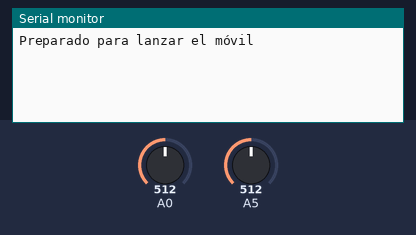
The sketch below on a simulated Arduino Uno, built with avr-gcc and run on an emulated ATmega328P. Shown: the last lines printed to the serial monitor. The inputs (shaded band) are chosen by the test bench; at power-on: A0 = 512, A5 = 512.

Above: at 1.2 s.
1.3 s: A0 set to 716
At 2.5 s:
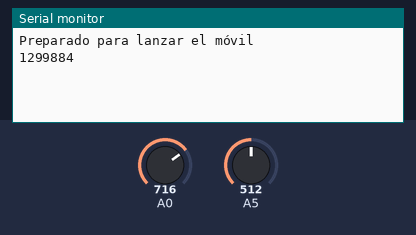
2.8 s: A5 set to 716
At 3.8 s:
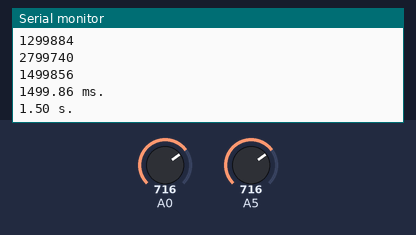

The sketch:

Lectura_sensor_IR_2_sensores_LAPSUS.ino
```cpp
long tiempo = 0;
int corte[] = {0,0};

long lapsus[]={0,0};

long medida = 0;

// the setup routine runs once when you press reset:
void setup() {
  corte [0] = analogRead(A0);
  corte [1] = analogRead(A5);
  // initialize serial communication at 9600 bits per second:
  Serial.begin(9600);
  Serial.println("Preparado para lanzar el móvil");
}

// the loop routine runs over and over again forever:
void loop() {
  tiempo = micros();
  if (analogRead(A0)>corte[0]*1.2 && lapsus[0]==0) {
    lapsus[0]=tiempo;
    Serial.println(lapsus[0]);
  }
  if ((analogRead(A5)>corte[1]*1.2) && medida==0) {
    lapsus[1]=tiempo;
    medida = lapsus[1]-lapsus[0];
    Serial.println(lapsus[1]);
    Serial.println(medida);
    Serial.println((String) ((float) (medida/1000.0)) +" ms.");
    Serial.println((String) ((float) (medida/1000000.0)) +" s.");
    exit;
  }

}
```

Measured:
- after the input at 1.3 s, the serial monitor: prints a new line at once (image 1)
- after the input at 2.8 s, the serial monitor: prints a new line at once (image 2)
